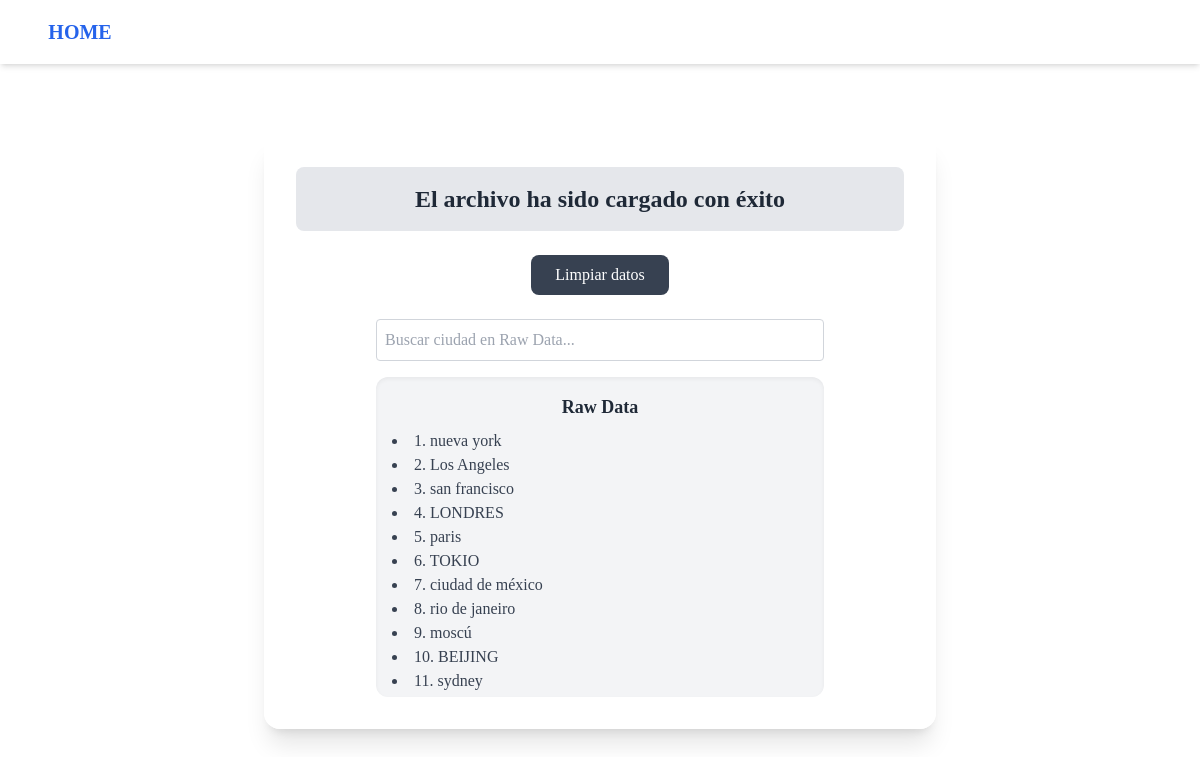
Before: /success/ with the older database file.
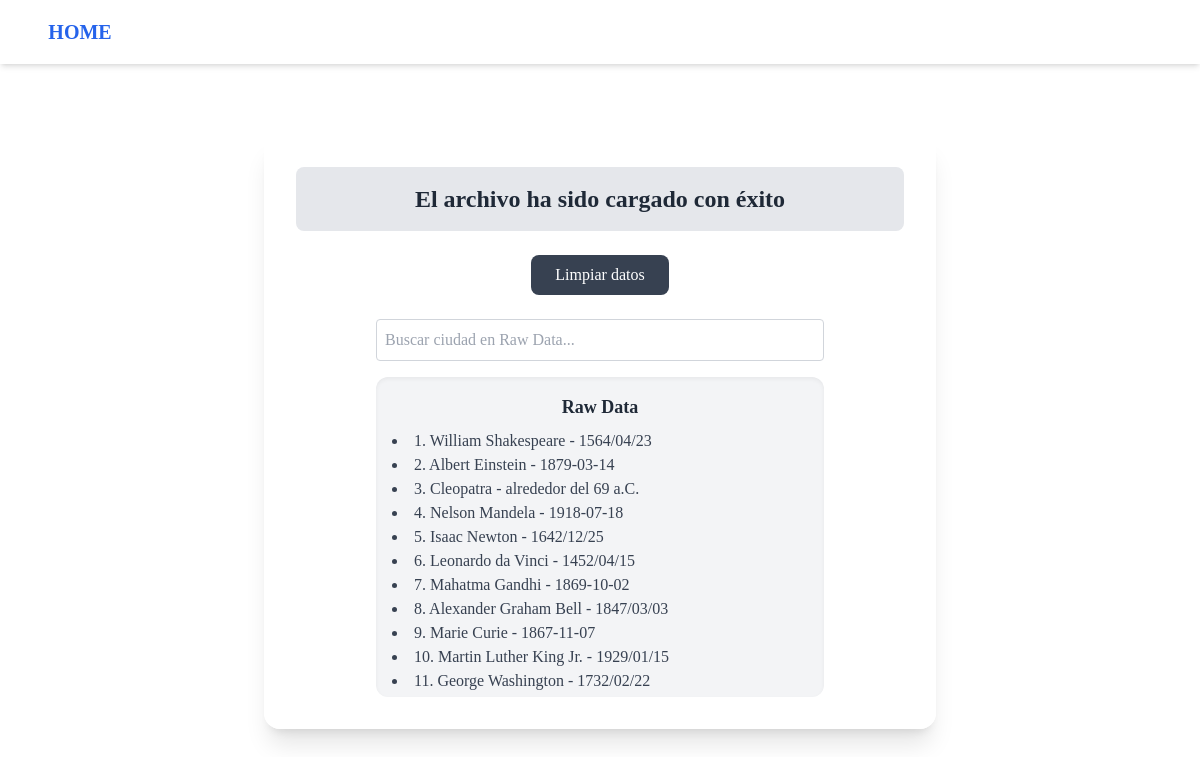
After: the same page with the newer database file.
### core/models.py (models this page shows)
class rawdatacity(models.Model):
    rawcity_name=models.TextField()

### core/views.py (the view)
# urls.py: path('success/',views.success, name='success'),
def success(request):
        rawdata=rawdatacity.objects.all()
        return render(request, 'core/success.html',{'rawdata':rawdata})

### core/templates/core/success.html (shortened to what this page needs)
{% extends "core/base.html" %}
{% block content %}
<div class="bg-gray-200 p-4 rounded-lg mb-6">
    <h1 class="text-2xl font-bold text-gray-800 text-center">El archivo ha sido cargado con éxito</h1>
</div>
<div class="text-center mb-6">
    <a href="{% url 'clean_data' %}"
       class="inline-block bg-gray-700 text-white py-2 px-6 rounded-lg hover:bg-gray-800 transition">
       Limpiar datos
    </a>
</div>
<input
    id="searchInput"
    type="text"
    placeholder="Buscar ciudad en Raw Data..."
    class="mb-4 p-2 rounded border border-gray-300 w-full max-w-md mx-auto block focus:outline-none focus:ring focus:border-gray-500"
/>
<div id="dataContainer" class="bg-gray-100 p-4 rounded-xl shadow-inner text-left max-h-80 overflow-y-auto mx-auto max-w-md">
    <h2 class="text-lg font-semibold text-gray-800 mb-2 text-center">Raw Data</h2>
    <ul id="dataList" class="classic-font text-gray-700 text-base list-disc list-inside">
        {% for data in rawdata %}
        <li class="data-item">{{ data.rawcity_name }}</li>
        {% endfor %}
    </ul>
</div>
{% endblock content %}

### core/templates/core/base.html (shortened to what this page needs)
<!DOCTYPE html>
<html lang="en">
<head>
    <script src="https://cdn.tailwindcss.com"></script>
</head>
<body class="min-h-screen flex flex-col">
<nav class="bg-white bg-opacity-90 shadow-md">
    <div class="max-w-7xl mx-auto px-4 sm:px-6 lg:px-8">
        <div class="flex justify-between h-16 items-center">
            <div class="flex items-center space-x-8">
                <a href="{% url 'home' %}" class="w-24 text-center text-xl font-semibold text-blue-600 hover:text-blue-800">
                    HOME
                </a>
            </div>
        </div>
    </div>
</nav>
    <main class="flex-grow flex items-center justify-center p-6">
        <div class="bg-white bg-opacity-90 p-8 rounded-2xl shadow-xl w-full max-w-2xl">
            {% block content %}{% endblock content %}
        </div>
    </main>
</body>
</html>

### core/templates/core/base.html (style rules this page uses)
body { background-image: url('https://marketplace.canva.com/EAE9oAp-Byc/1/0/1600w/canva-fondo-de-pantalla-escritorio-pc-abstracto-moderno-degradado-negro-PriNvkfDEzU.jpg'); background-size: cover; background-position: center; background-repeat: no-repeat; font-family: Georgia, 'Times New Roman', Times, serif; }

Changed rows visible on the page:
removed rawdatacity: rawcity_name "1. nueva york"
removed rawdatacity: rawcity_name "2. Los Angeles"
removed rawdatacity: rawcity_name "3. san francisco"
removed rawdatacity: rawcity_name "4. LONDRES"
removed rawdatacity: rawcity_name "5. paris"
removed rawdatacity: rawcity_name "6. TOKIO"
removed rawdatacity: rawcity_name "7. ciudad de méxico"
removed rawdatacity: rawcity_name "8. rio de janeiro"
removed rawdatacity: rawcity_name "9. moscú"
removed rawdatacity: rawcity_name "10. BEIJING"
removed rawdatacity: rawcity_name "11. sydney"
added rawdatacity: rawcity_name "1. William Shakespeare - 1564/04/23"
added rawdatacity: rawcity_name "2. Albert Einstein - 1879-03-14"
added rawdatacity: rawcity_name "3. Cleopatra - alrededor del 69 a.C."
added rawdatacity: rawcity_name "4. Nelson Mandela - 1918-07-18"
added rawdatacity: rawcity_name "5. Isaac Newton - 1642/12/25"
added rawdatacity: rawcity_name "6. Leonardo da Vinci - 1452/04/15"
added rawdatacity: rawcity_name "7. Mahatma Gandhi - 1869-10-02"
added rawdatacity: rawcity_name "8. Alexander Graham Bell - 1847/03/03"
added rawdatacity: rawcity_name "9. Marie Curie - 1867-11-07"
added rawdatacity: rawcity_name "10. Martin Luther King Jr. - 1929/01/15"
added rawdatacity: rawcity_name "11. George Washington - 1732/02/22"
